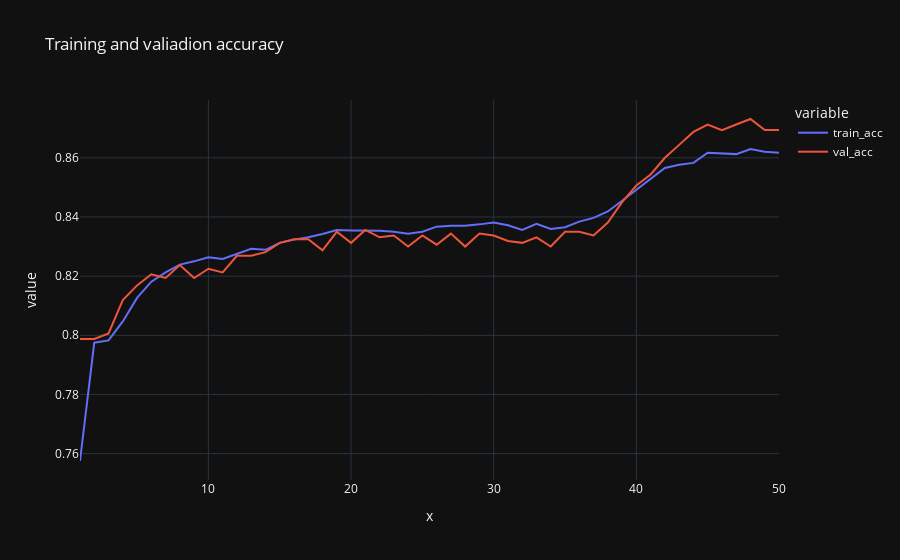

Notebook cell for this chart:
### Code cell
# Plot
fig = px.line(data_frame=accuracy, x=epochs, y=["train_acc","val_acc"], title="Training and valiadion accuracy",template="plotly_dark")
fig.show()

### Figure 1 — Plotly figure (JSON) as saved in the notebook; plotly's stock layout.template omitted (floating-point values rounded to 4 significant figures)
{"data": [{"hovertemplate": "variable=train_acc<br>x=%{x}<br>value=%{y}<extra></extra>", "legendgroup": "train_acc", "line": {"color": "#636efa", "dash": "solid"}, "marker": {"symbol": "circle"}, "mode": "lines", "name": "train_acc", "orientation": "v", "showlegend": true, "type": "scatter", "x": [1, 2, 3, 4, 5, 6, 7, 8, 9, 10, 11, 12, 13, 14, 15, 16, 17, 18, 19, 20, 21, 22, 23, 24, 25, 26, 27, 28, 29, 30, 31, 32, 33, 34, 35, 36, 37, 38, 39, 40, 41, 42, 43, 44, 45, 46, 47, 48, 49, 50], "xaxis": "x", "y": [0.7575, 0.7975, 0.7983, 0.8047, 0.8127, 0.8181, 0.8213, 0.8239, 0.825, 0.8264, 0.8258, 0.8275, 0.8292, 0.8289, 0.8313, 0.8323, 0.8331, 0.8342, 0.8356, 0.8355, 0.8355, 0.8353, 0.835, 0.8344, 0.835, 0.8367, 0.837, 0.837, 0.8375, 0.8381, 0.8372, 0.8356, 0.8377, 0.8359, 0.8366, 0.8384, 0.8397, 0.8419, 0.8455, 0.8491, 0.8527, 0.8566, 0.8577, 0.8583, 0.8617, 0.8616, 0.8612, 0.863, 0.862, 0.8617], "yaxis": "y"}, {"hovertemplate": "variable=val_acc<br>x=%{x}<br>value=%{y}<extra></extra>", "legendgroup": "val_acc", "line": {"color": "#EF553B", "dash": "solid"}, "marker": {"symbol": "circle"}, "mode": "lines", "name": "val_acc", "orientation": "v", "showlegend": true, "type": "scatter", "x": [1, 2, 3, 4, 5, 6, 7, 8, 9, 10, 11, 12, 13, 14, 15, 16, 17, 18, 19, 20, 21, 22, 23, 24, 25, 26, 27, 28, 29, 30, 31, 32, 33, 34, 35, 36, 37, 38, 39, 40, 41, 42, 43, 44, 45, 46, 47, 48, 49, 50], "xaxis": "x", "y": [0.7987, 0.7987, 0.8006, 0.8119, 0.8169, 0.8206, 0.8194, 0.8238, 0.8194, 0.8225, 0.8213, 0.8269, 0.8269, 0.8281, 0.8313, 0.8325, 0.8325, 0.8288, 0.835, 0.8313, 0.8356, 0.8331, 0.8338, 0.83, 0.8338, 0.8306, 0.8344, 0.83, 0.8344, 0.8338, 0.8319, 0.8313, 0.8331, 0.83, 0.835, 0.835, 0.8338, 0.8381, 0.845, 0.8506, 0.8544, 0.86, 0.8644, 0.8687, 0.8712, 0.8694, 0.8712, 0.8731, 0.8694, 0.8694], "yaxis": "y"}], "layout": {"legend": {"title": {"text": "variable"}, "tracegroupgap": 0}, "title": {"text": "Training and valiadion accuracy"}, "xaxis": {"anchor": "y", "domain": [0, 1], "title": {"text": "x"}}, "yaxis": {"anchor": "x", "domain": [0, 1], "title": {"text": "value"}}}}
